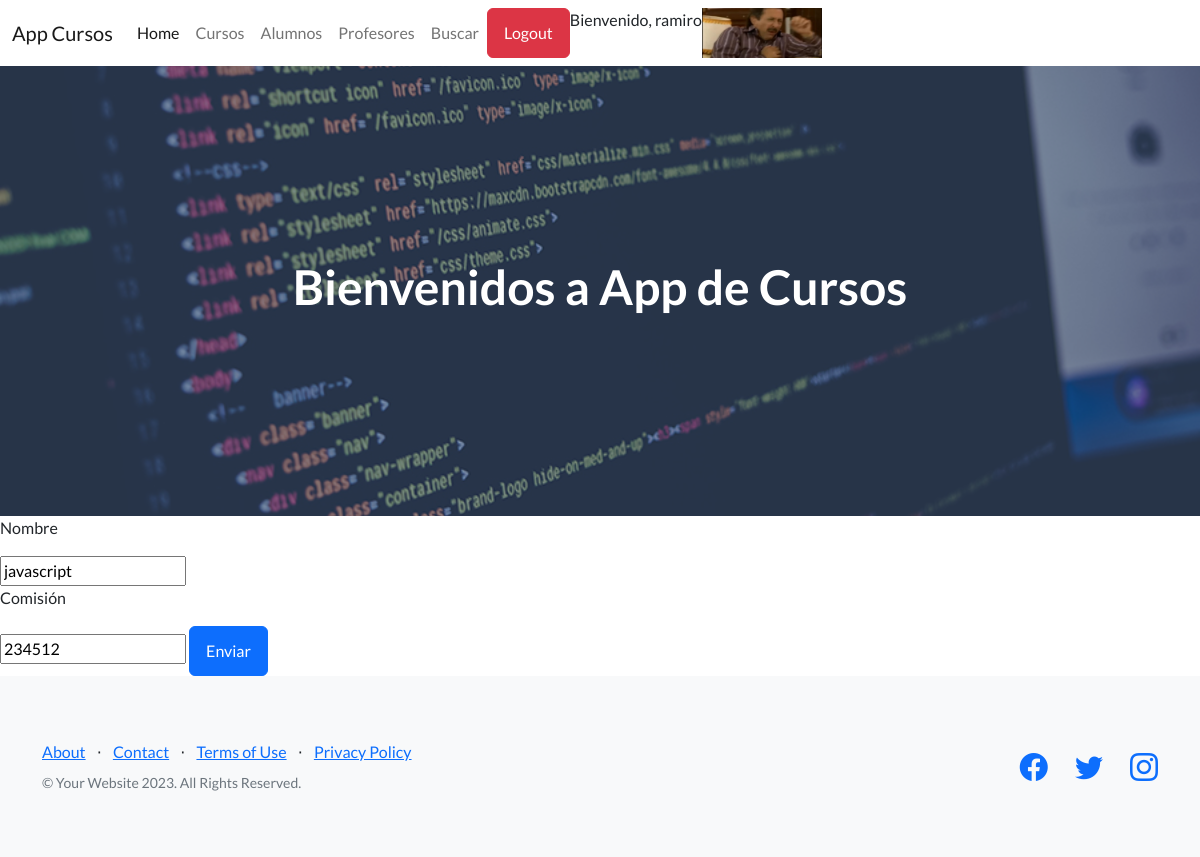
/AppCursos/editar_curso/1 (signed in), run on an earlier commit of the app's database.
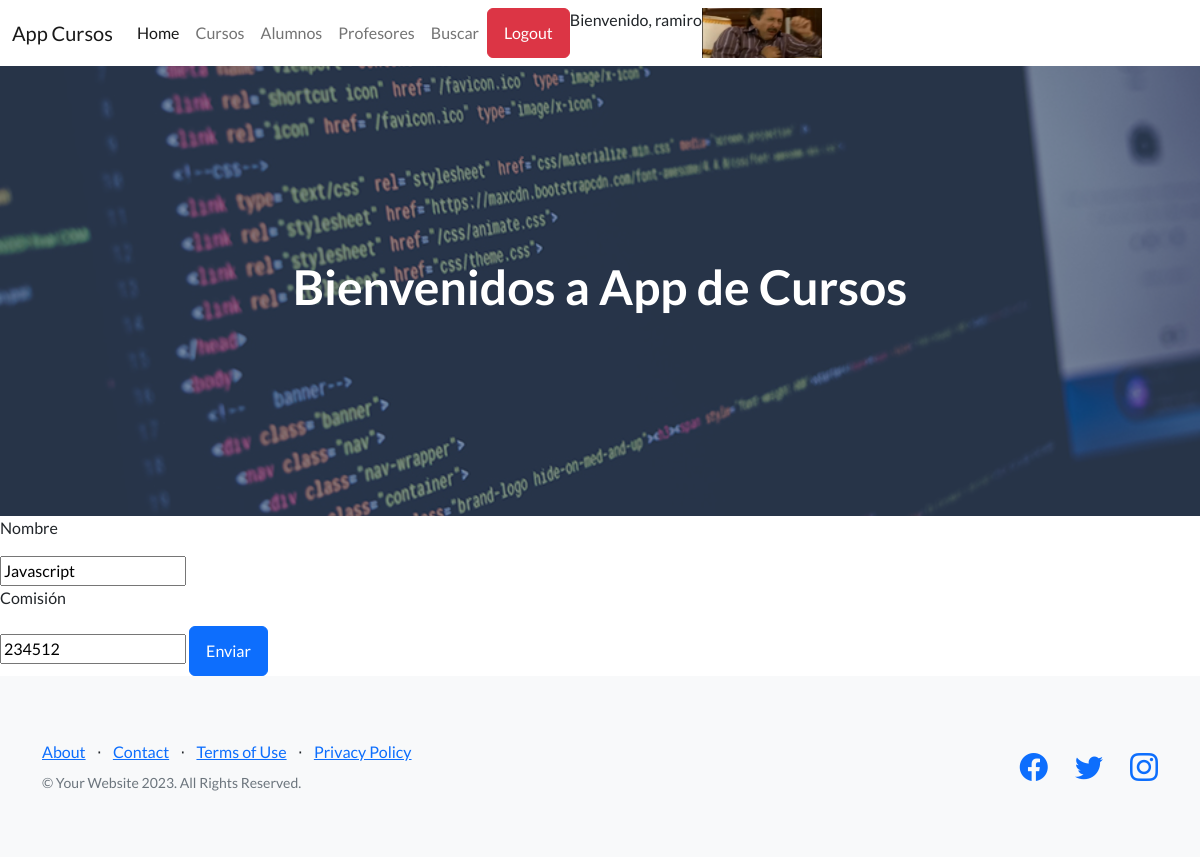
And on a later commit of the database.
### AppCursos/models.py (models this page shows, shortened)
class Curso (models.Model):
    nombre = models.CharField(max_length=40)
    camada = models.IntegerField()

### AppCursos/views.py (the view)
# urls.py: path("editar_curso/<int:id>" , views.editar , name="editar_curso"),
def editar(request , id):
    curso = Curso.objects.get(id=id)
    avatares = Avatar.objects.filter(user=request.user.id)
    if request.method == "POST":
        mi_formulario = Curso_formulario( request.POST )
        if mi_formulario.is_valid():
            datos = mi_formulario.cleaned_data
            curso.nombre = datos["nombre"]
            curso.camada = datos["camada"]
            curso.save()
            curso = Curso.objects.all()
            return render(request , "cursos.html" , {"cursos":curso})
    else:
        mi_formulario = Curso_formulario(initial={"nombre":curso.nombre , "camada":curso.camada})
    return render( request , "editar_curso.html" , {"mi_formulario": mi_formulario , "curso":curso, "url":avatares[0].imagen.url})

### AppCursos/forms.py
class Curso_formulario(forms.Form):
    nombre = forms.CharField(max_length=30)
    camada = forms.IntegerField()

### AppCursos/template/editar_curso.html (shortened to what this page needs)
{% extends "padre.html" %}
{% load static %}
{% block contenido %}
    <form action="{% url 'editar_curso' curso.id %}" method="POST">
        <p>Nombre</p>
        {{mi_formulario.nombre}}
        <p>Comisión</p>
        {{mi_formulario.camada}}
        <button class="btn btn-primary">Enviar</button>
    </form>
{% endblock %}

What changed in the data, as far as the page shows it:
changed Curso: nombre "javascript" → "Javascript"
